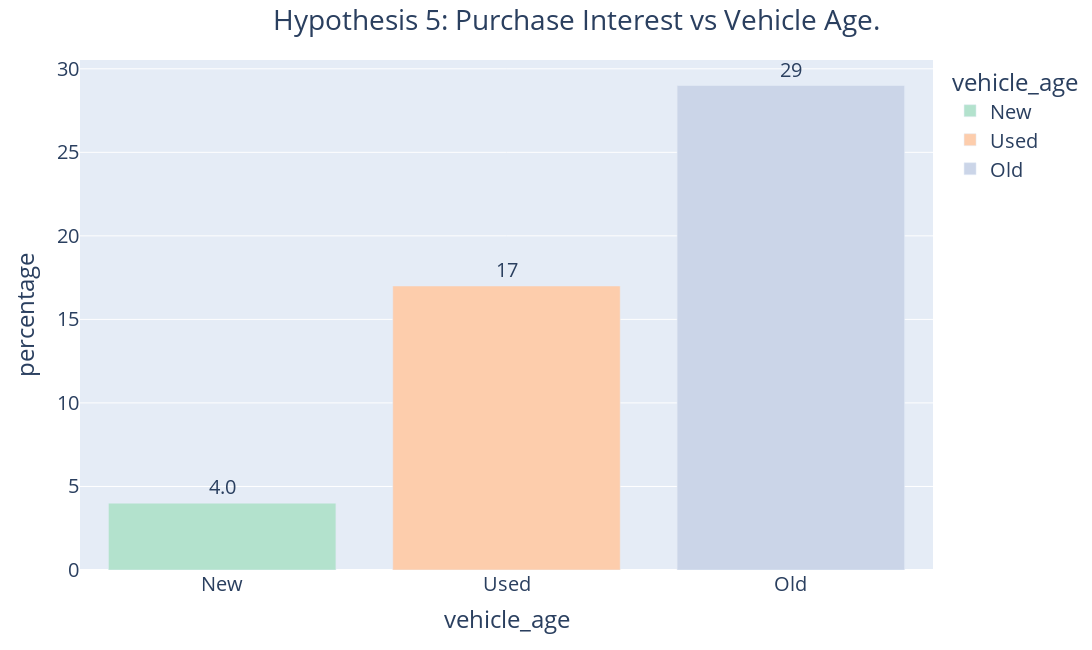

Here is the notebook cell this chart was saved with:
### Code cell
# 5. The interest on purchase the vehicle insurance is greater for customers that have new cars.
aux10 = pd.crosstab(df4['vehicle_age'], df4['response'])
aux10['percentage'] = round(aux10[1]/(aux10[0]+aux10[1])*100)

# Creating new dataframe for a bar chart
ax10 = [['New', 4 ],['Used', 17],['Old', 29]]
ax10_df = pd.DataFrame(ax10, columns=['vehicle_age','percentage'])

# Bar chart
fig = px.bar(ax10_df, 
             x='vehicle_age', 
             y='percentage', 
             color='vehicle_age', 
             text='percentage',
             width=1500,
             height=650,
             color_discrete_sequence=px.colors.qualitative.Pastel2)
fig.update_traces(texttemplate='%{text:.2s}', 
                  textposition='outside')
fig.update_layout(title_text="Hypothesis 5: Purchase Interest vs Vehicle Age.", 
                   title_x=0.25,
                   font=dict(size=20))
fig.show()

### Figure 1 — Plotly figure (JSON) as saved in the notebook; plotly's stock layout.template omitted (floating-point values rounded to 4 significant figures)
{"data": [{"alignmentgroup": "True", "hovertemplate": "vehicle_age=%{x}<br>percentage=%{text}<extra></extra>", "legendgroup": "New", "marker": {"color": "rgb(179,226,205)", "pattern": {"shape": ""}}, "name": "New", "offsetgroup": "New", "orientation": "v", "showlegend": true, "text": [4], "textposition": "outside", "texttemplate": "%{text:.2s}", "type": "bar", "x": ["New"], "xaxis": "x", "y": [4], "yaxis": "y"}, {"alignmentgroup": "True", "hovertemplate": "vehicle_age=%{x}<br>percentage=%{text}<extra></extra>", "legendgroup": "Used", "marker": {"color": "rgb(253,205,172)", "pattern": {"shape": ""}}, "name": "Used", "offsetgroup": "Used", "orientation": "v", "showlegend": true, "text": [17], "textposition": "outside", "texttemplate": "%{text:.2s}", "type": "bar", "x": ["Used"], "xaxis": "x", "y": [17], "yaxis": "y"}, {"alignmentgroup": "True", "hovertemplate": "vehicle_age=%{x}<br>percentage=%{text}<extra></extra>", "legendgroup": "Old", "marker": {"color": "rgb(203,213,232)", "pattern": {"shape": ""}}, "name": "Old", "offsetgroup": "Old", "orientation": "v", "showlegend": true, "text": [29], "textposition": "outside", "texttemplate": "%{text:.2s}", "type": "bar", "x": ["Old"], "xaxis": "x", "y": [29], "yaxis": "y"}], "layout": {"barmode": "relative", "font": {"size": 20}, "height": 650, "legend": {"title": {"text": "vehicle_age"}, "tracegroupgap": 0}, "margin": {"t": 60}, "title": {"text": "Hypothesis 5: Purchase Interest vs Vehicle Age.", "x": 0.25}, "width": 1500, "xaxis": {"anchor": "y", "categoryarray": ["New", "Used", "Old"], "categoryorder": "array", "domain": [0, 1], "title": {"text": "vehicle_age"}}, "yaxis": {"anchor": "x", "domain": [0, 1], "title": {"text": "percentage"}}}}
